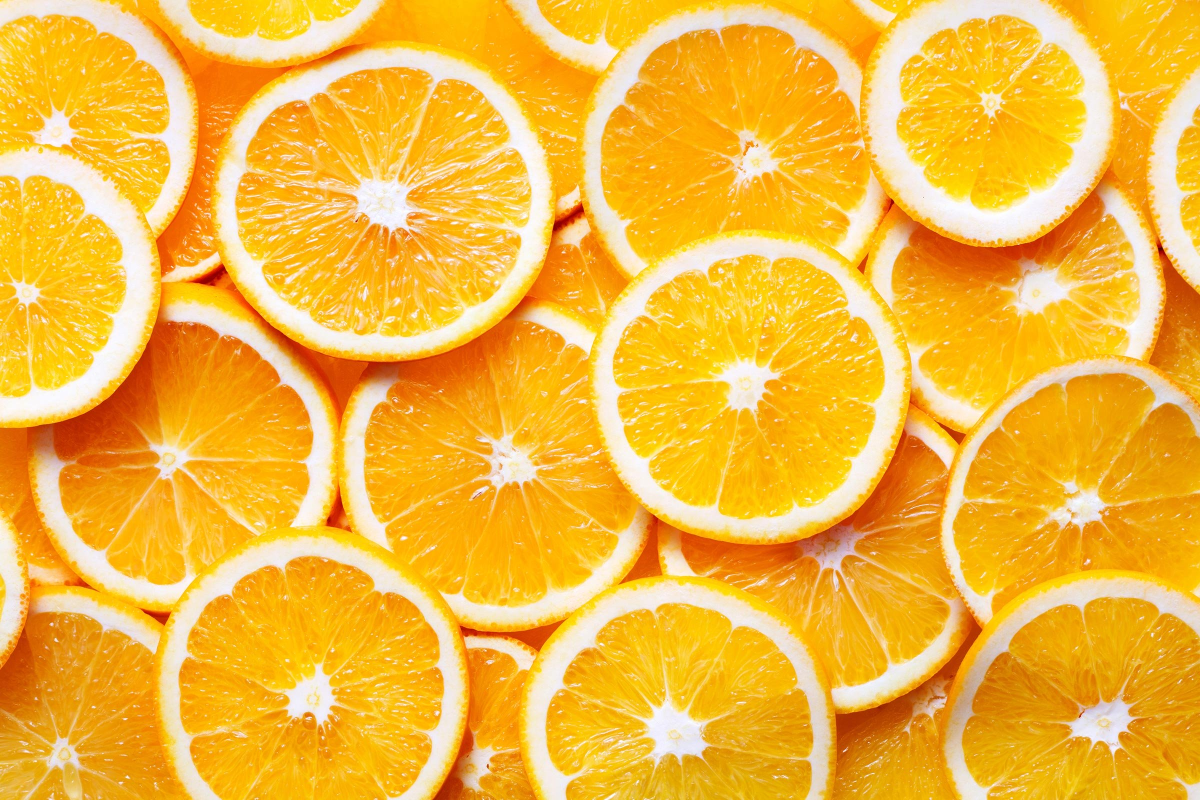
%> input picture Assignment2/MatlabScript/oranges.jpg, 2400 x 1600 px (shown at 1/2 size)
$ octave test.m   (GNU Octave 9; MATLAB toolbox functions it lacks are replaced by stand-ins)
%> lines starting %> are read from the running program, lines starting %| are printed output that depends on the picture; in (x1, y1, x2, y2) boxes, pixels count from 0 and x2, y2 are one past the last pixel; in counts of white or black regions, pixels touching at a corner belong together; the program's own positions count from 1
orange1 = imread('oranges.jpg');
%> orange1 is the input picture: size 1600x2400x3 uint8; mean R, G, B 244.1, 184.8, 62
orange = rgb2gray(orange1);
orange = imbinarize(orange);
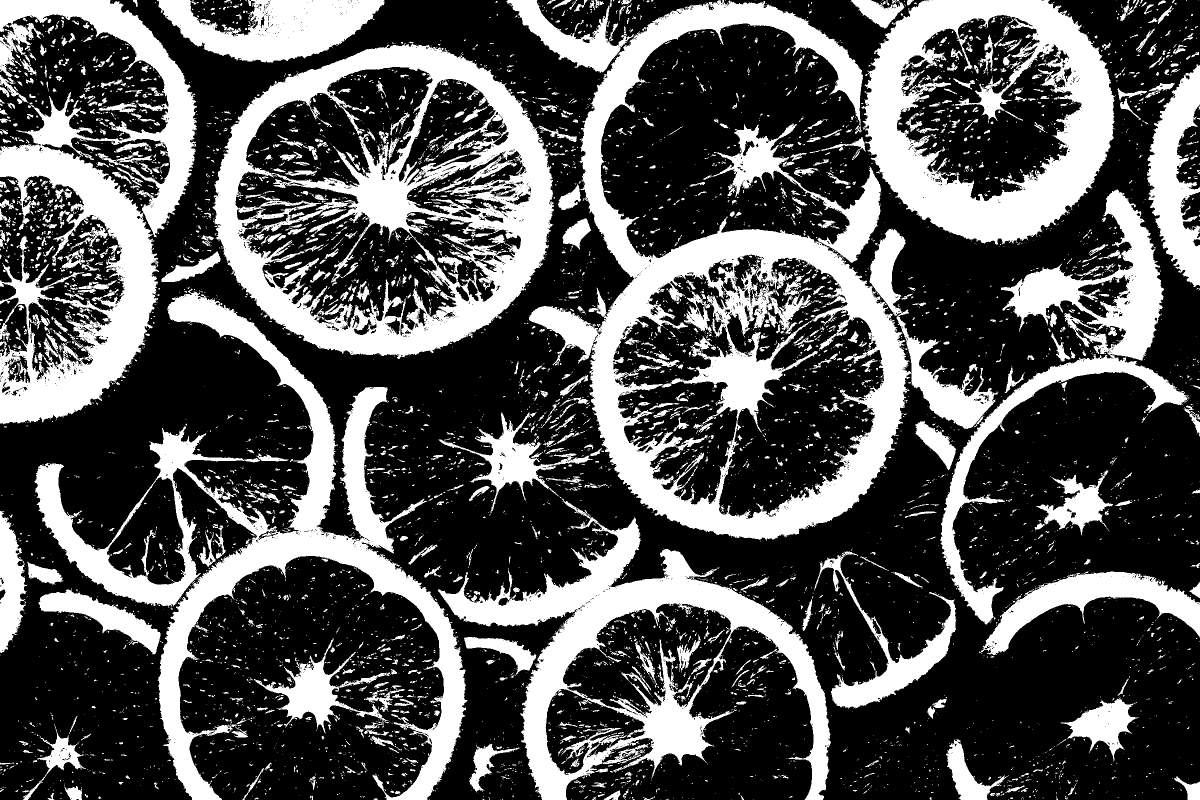
%> orange: size 1600x2400 logical (shown at 1/2 size); 33% white; 7617 white regions (6300 under 20 px), largest, box (x1, y1, x2, y2) and area: (1058, 0, 1822, 1081) 196612, (425, 87, 1108, 718) 153533, (68, 577, 935, 1600) 145208
orange = imopen(orange,strel('disk',10));
%> orange: size 1600x2400 logical; 23.2% white; 61 white regions, largest, box (x1, y1, x2, y2) and area: (1164, 5, 1813, 1078) 135015, (1732, 0, 2227, 484) 93842, (430, 91, 1105, 710) 88785
orange = imclose(orange,strel('disk',20));
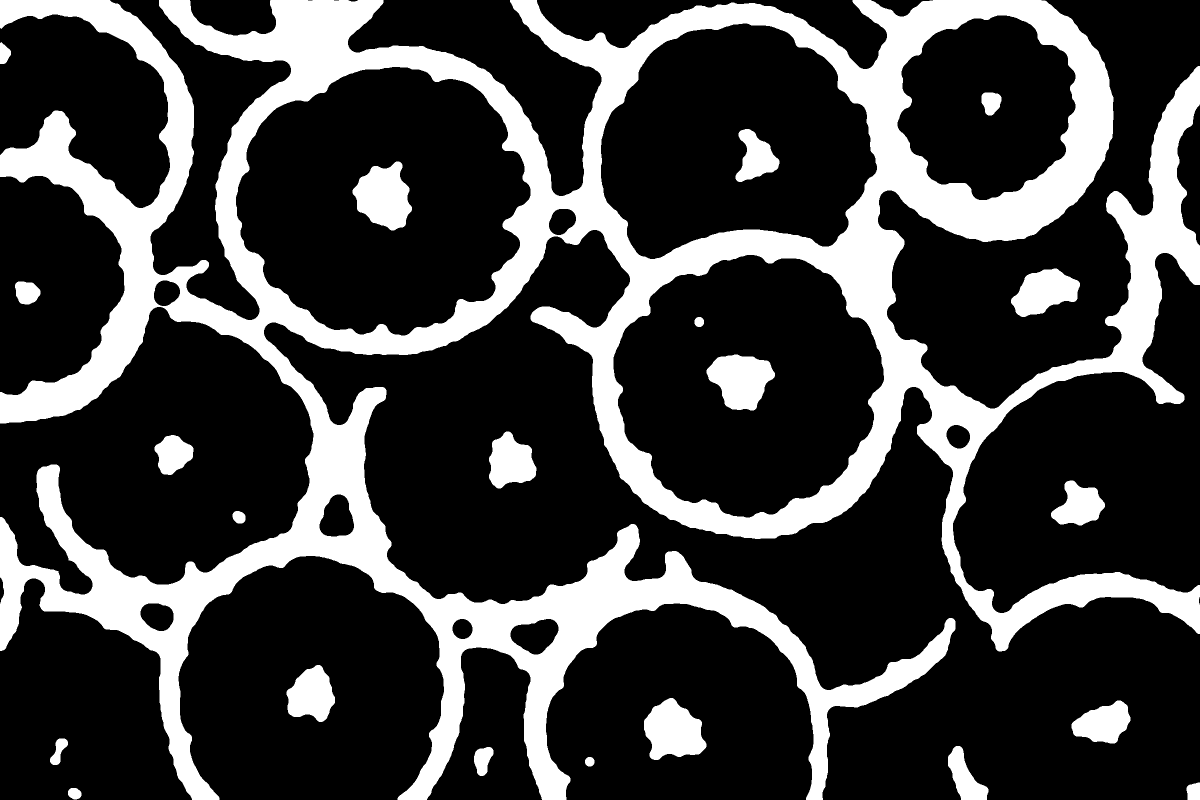
%> orange: size 1600x2400 logical (shown at 1/2 size); 25% white; 22 white regions, largest, box (x1, y1, x2, y2) and area: (0, 0, 2400, 1600) 869570, (705, 323, 824, 461) 10886, (1288, 1396, 1413, 1520) 10567
orange = bwareaopen(orange,900);
orange = bwareafilt(orange,[0 15000]);
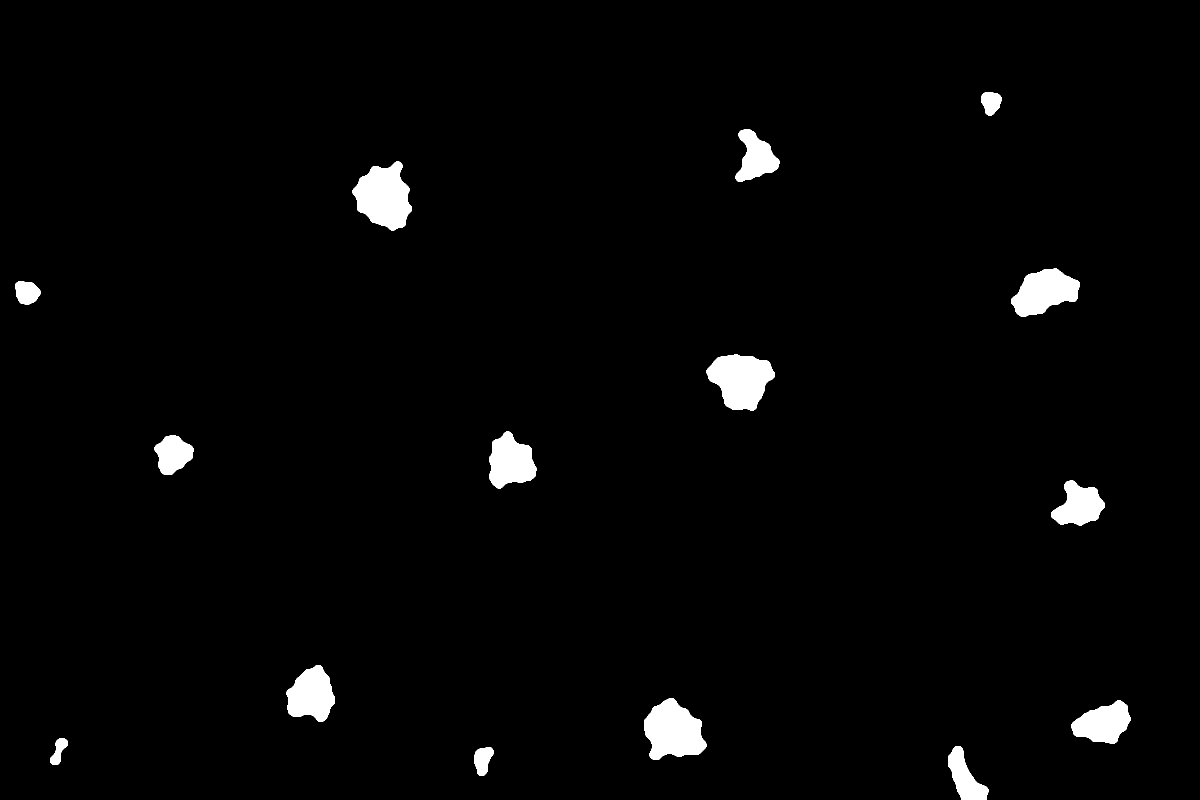
%> orange: size 1600x2400 logical (shown at 1/2 size); 2.3% white; 15 white regions, largest, box (x1, y1, x2, y2) and area: (705, 323, 824, 461) 10886, (1288, 1396, 1413, 1520) 10567, (1413, 709, 1550, 821) 10426
orange = bwareaopen(orange,650);

rp = regionprops(orange, 'centroid','Circularity','Area','Perimeter');
%> rp = 15 regions; largest, Area, Centroid, Circularity and Perimeter: 10886 [768.6 394.1] 0.764 420, 10567 [1347.3 1463] 0.78 409.5, 10426 [1482.5 760.6] 0.816 397.6, 8550 [2089.6 584.7] 0.76 372.9, 7587 [623.4 1390.5] 0.817 338.4
i = find(cat(1,rp.Circularity) > 0.573);
%> i = [1; 2; 3; 4; 5; 6; 7; 8; 9; 10; 11; 12; 13; 14; 15]
c = cat(1,rp.Centroid);
%> c = 15 rows, first 12: [54.57 585.7; 118 1502.9; 346.9 909.3; 623.4 1390.5; 768.6 394.1; 966.4 1520.6; 1022 924.5; 1347.3 1463; 1482.5 760.6; 1512.4 315.4; 1931 1556; 1982.9 205.8]

figure;
imshow(orange1);
hold on;
plot(c(i,1),c(i,2),'g*');
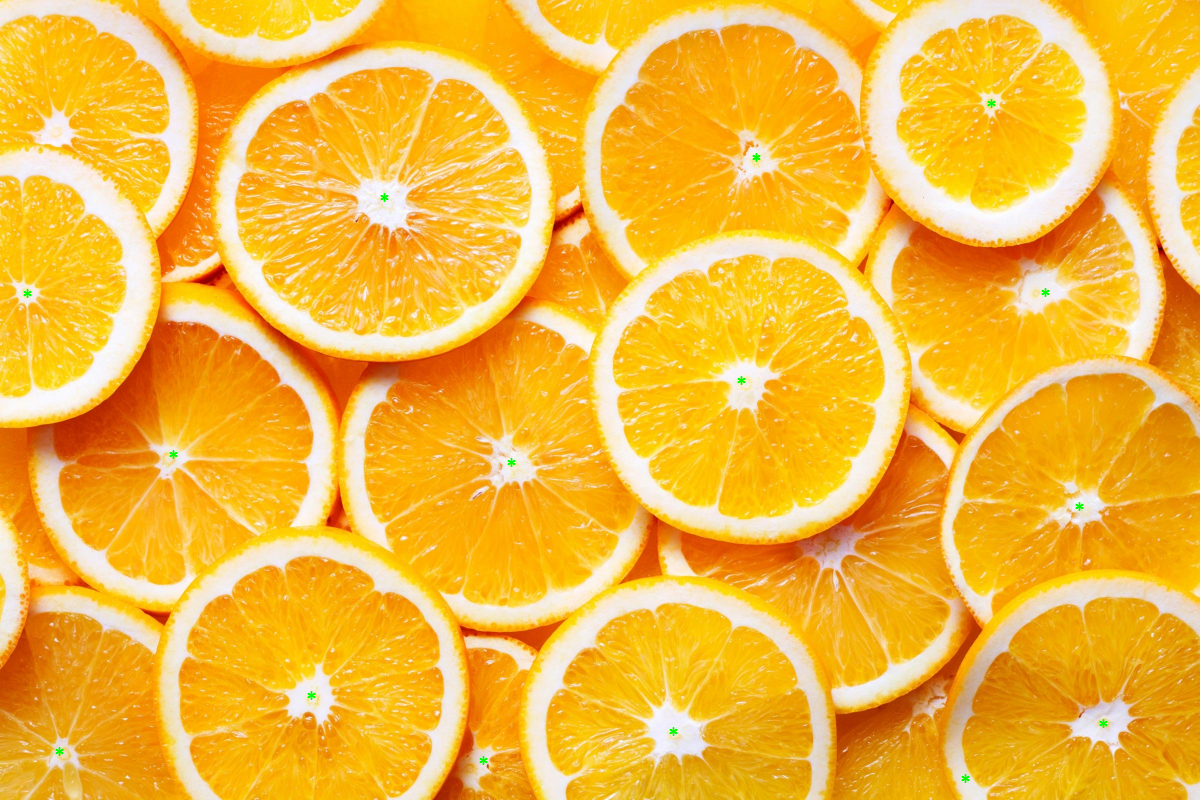
%> figure redrawn from the program's plot data; shown at 1/2 size
